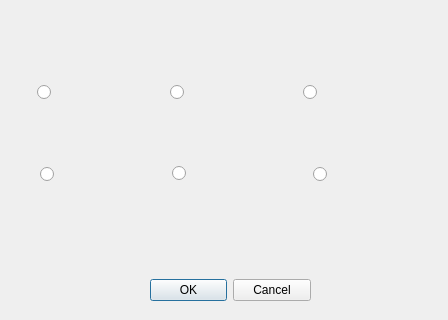
<?xml version="1.0" encoding="UTF-8"?>
<ui version="4.0">
 <class>HighPassFilterDialog</class>
 <widget class="QDialog" name="HighPassFilterDialog">
  <property name="geometry">
   <rect>
    <x>0</x>
    <y>0</y>
    <width>448</width>
    <height>320</height>
   </rect>
  </property>
  <property name="windowTitle">
   <string>Dialog</string>
  </property>
  <widget class="QDialogButtonBox" name="buttonBox">
   <property name="geometry">
    <rect>
     <x>150</x>
     <y>270</y>
     <width>161</width>
     <height>41</height>
    </rect>
   </property>
   <property name="orientation">
    <enum>Qt::Horizontal</enum>
   </property>
   <property name="standardButtons">
    <set>QDialogButtonBox::Cancel|QDialogButtonBox::Ok</set>
   </property>
  </widget>
  <widget class="QRadioButton" name="choice1">
   <property name="geometry">
    <rect>
     <x>37</x>
     <y>84</y>
     <width>82</width>
     <height>17</height>
    </rect>
   </property>
   <property name="text">
    <string/>
   </property>
   <attribute name="buttonGroup">
    <string notr="true">buttonGroup</string>
   </attribute>
  </widget>
  <widget class="QRadioButton" name="choice2">
   <property name="geometry">
    <rect>
     <x>170</x>
     <y>84</y>
     <width>82</width>
     <height>17</height>
    </rect>
   </property>
   <property name="text">
    <string/>
   </property>
   <attribute name="buttonGroup">
    <string notr="true">buttonGroup</string>
   </attribute>
  </widget>
  <widget class="QRadioButton" name="choice3">
   <property name="geometry">
    <rect>
     <x>303</x>
     <y>84</y>
     <width>82</width>
     <height>17</height>
    </rect>
   </property>
   <property name="text">
    <string/>
   </property>
   <attribute name="buttonGroup">
    <string notr="true">buttonGroup</string>
   </attribute>
  </widget>
  <widget class="QRadioButton" name="choice4">
   <property name="geometry">
    <rect>
     <x>40</x>
     <y>166</y>
     <width>82</width>
     <height>17</height>
    </rect>
   </property>
   <property name="text">
    <string/>
   </property>
   <attribute name="buttonGroup">
    <string notr="true">buttonGroup</string>
   </attribute>
  </widget>
  <widget class="QRadioButton" name="choice5">
   <property name="geometry">
    <rect>
     <x>172</x>
     <y>165</y>
     <width>20</width>
     <height>17</height>
    </rect>
   </property>
   <property name="text">
    <string/>
   </property>
   <attribute name="buttonGroup">
    <string notr="true">buttonGroup</string>
   </attribute>
  </widget>
  <widget class="QRadioButton" name="choice6">
   <property name="geometry">
    <rect>
     <x>313</x>
     <y>166</y>
     <width>82</width>
     <height>17</height>
    </rect>
   </property>
   <property name="text">
    <string/>
   </property>
   <attribute name="buttonGroup">
    <string notr="true">buttonGroup</string>
   </attribute>
  </widget>
  <widget class="QLabel" name="image">
   <property name="geometry">
    <rect>
     <x>30</x>
     <y>60</y>
     <width>371</width>
     <height>161</height>
    </rect>
   </property>
   <property name="text">
    <string/>
   </property>
   <property name="pixmap">
    <pixmap>img/High Pass Filters.png</pixmap>
   </property>
   <property name="scaledContents">
    <bool>true</bool>
   </property>
  </widget>
  <zorder>buttonBox</zorder>
  <zorder>image</zorder>
  <zorder>choice5</zorder>
  <zorder>choice6</zorder>
  <zorder>choice4</zorder>
  <zorder>choice2</zorder>
  <zorder>choice1</zorder>
  <zorder>choice3</zorder>
 </widget>
 <resources/>
 <connections>
  <connection>
   <sender>buttonBox</sender>
   <signal>accepted()</signal>
   <receiver>HighPassFilterDialog</receiver>
   <slot>accept()</slot>
   <hints>
    <hint type="sourcelabel">
     <x>248</x>
     <y>254</y>
    </hint>
    <hint type="destinationlabel">
     <x>157</x>
     <y>274</y>
    </hint>
   </hints>
  </connection>
  <connection>
   <sender>buttonBox</sender>
   <signal>rejected()</signal>
   <receiver>HighPassFilterDialog</receiver>
   <slot>reject()</slot>
   <hints>
    <hint type="sourcelabel">
     <x>316</x>
     <y>260</y>
    </hint>
    <hint type="destinationlabel">
     <x>286</x>
     <y>274</y>
    </hint>
   </hints>
  </connection>
 </connections>
 <buttongroups>
  <buttongroup name="buttonGroup"/>
 </buttongroups>
</ui>
